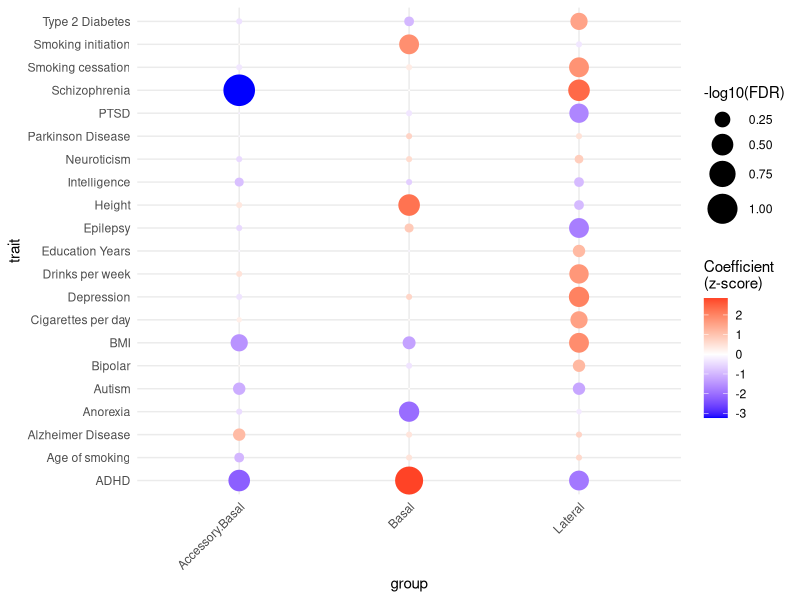
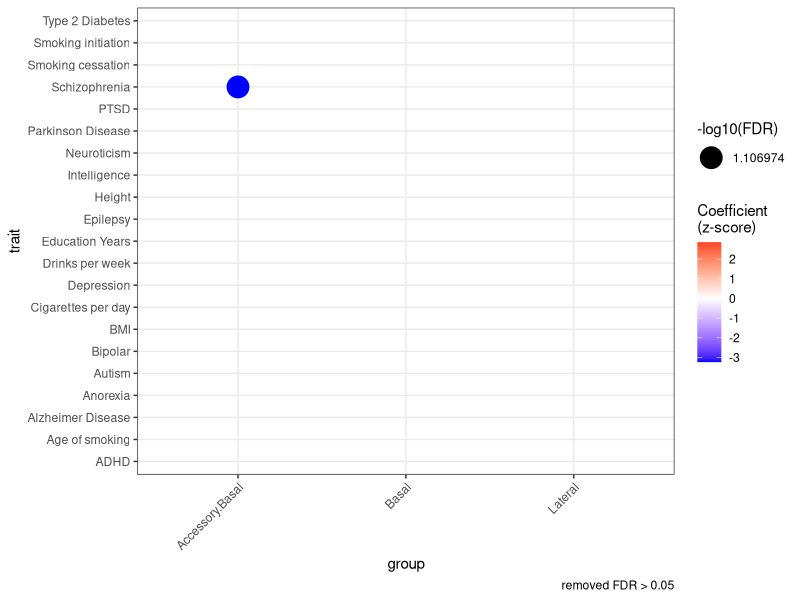

The R script that drew these images, in order:
# originally copied from https://github.com/LieberInstitute/spatialdACC/blob/main/code/17_LDSC/spatial/dotplot_visualization.R

library(ggplot2)
library(RColorBrewer)
library(here)

###load LDSC results
ldsc_results <- read.csv(file=here::here('code','09_psychiatric_GSEA','LDSC',"specificity_score_NHP",'ldsc_results.csv'))

##########dotplots#############
###make -log10FDR column
ldsc_results$log10fdr <- -log10(ldsc_results$FDR)

####to make nmf only###
#ldsc_results <- ldsc_results[ldsc_results$cell %in% paste0('nmf',c(1:100)),]

####to remove FDR > 0.05
#ldsc_results<-ldsc_results[ldsc_results$FDR<0.05,]

###plot
pdf(here('plots','09_psychiatric_GSEA','LDSC',"specificity_score_NHP", 'ldsc_results_FDR_0.1.pdf'),width=10,height=10)

ggplot(ldsc_results, aes(x = cell, y = trait, size = log10fdr, color = Coefficient_z.score)) +
    geom_point() +
    scale_size_continuous(range = c(0, 10)) + # Set minimum size to zero for the size scale
    scale_color_gradient2(low = 'blue', high = 'red', midpoint = 0,
                          name = "Coefficient\n(z-score)") +
    theme_minimal() +
    theme(axis.text.x = element_text(angle = 45, hjust = 1)) +
    labs(size = "-log10(FDR)",x='group')

ggplot(ldsc_results, aes(x = cell, y = trait, size = ifelse(FDR > 0.1, NA, log10fdr), color = Coefficient_z.score)) +
    geom_point() +
    scale_size_continuous(range = c(0, 10)) + # Set minimum size to zero for the size scale
    scale_color_gradient2(low = 'blue', high = 'red', midpoint = 0,
                          name = "Coefficient\n(z-score)") +
    theme_bw() +
    theme(axis.text.x = element_text(angle = 45, hjust = 1)) +
    labs(size = "-log10(FDR)",x='group',
         caption = "removed FDR > 0.05")

dev.off()